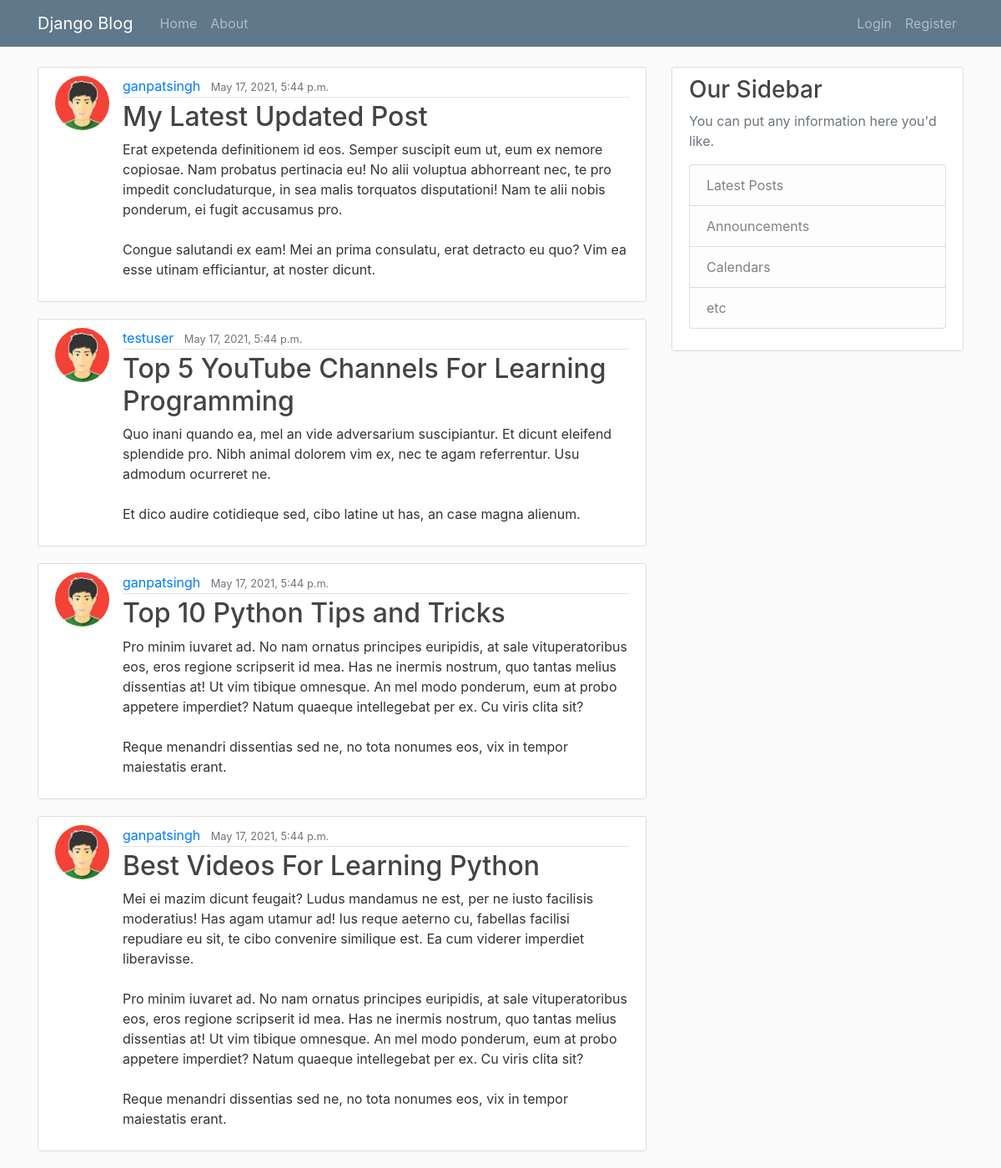
The page / on the database its author committed.
### blog/models.py (models this page shows, shortened)
class Post(models.Model):
    title = models.CharField(max_length=100)
    content = models.TextField()
    date_posted = models.DateTimeField(default=timezone.now)
    author = models.ForeignKey(User, on_delete=models.CASCADE)

### users/models.py (models this page shows, shortened)
class Profile(models.Model):
    user = models.OneToOneField(User, on_delete=models.CASCADE)
    image = models.ImageField(default = 'default.jpg', upload_to = 'profile_pics')

### blog/views.py (the view)
# urls.py: path('', PostListView.as_view(), name='blog-home'),   #<app>/<model>_<view_type>.html
class PostListView(ListView):
    model = Post
    template_name = 'blog/home.html'  # <app>/<model>_<view_type>.html
    context_object_name = 'posts'
    ordering = ['-date_posted']
    paginate_by = 4

### blog/templates/blog/home.html
{%  extends "blog/base.html" %}
{% block content %}
   {% for post in posts %}
       <article class="media content-section">
           <img class="rounded-circle article-img" src="{{ post.author.profile.image.url }}">
          <div class="media-body">
            <div class="article-metadata">
               <a class="mr-2" href="#">{{ post.author }}</a>
                <small class="text-muted">{{ post.date_posted}}</small>
            </div>
            <h2><a class="article-title" href="{% url 'post-detail' post.id %}">{{ post.title }}</a></h2>
            <p class="article-content">{{ post.content }}</p>
          </div>
       </article>
   {% endfor %}
{%  endblock content %}

### blog/static/blog/main.css (style rules this page uses)
body { background: #fafafa; color: #333333; margin-top: 5rem; }
h1, h2, h3, h4, h5, h6 { color: #444444; }
.content-section { background: #ffffff; padding: 10px 20px; border: 1px solid #dddddd; border-radius: 3px; margin-bottom: 20px; }
.article-title { color: #444444; }
.article-content { white-space: pre-line; }
.article-img { height: 65px; width: 65px; margin-right: 16px; }
.article-metadata { padding-bottom: 1px; margin-bottom: 4px; border-bottom: 1px solid #e3e3e3 }

### rows shown on the page
Post: author.profile.image (placeholder picture), author "ganpatsingh", date_posted "May 17, 2021, 5:44 p.m.", title "My Latest Updated Post", content "Erat expetenda definitionem id eos. Semper suscipit eum ut, eum ex nemore copiosae. Nam probatus pertinacia eu! No alii voluptua abhorreant nec, te pro impedit concludaturque, in sea malis torquatos disputationi! Nam te alii nobis ponderum, ei fugit accusamus pro. Congue salutandi ex eam! Mei an prima consulatu, erat detracto eu quo? Vim ea esse utinam efficiantur, at noster dicunt."
Post: author.profile.image (placeholder picture), author "testuser", date_posted "May 17, 2021, 5:44 p.m.", title "Top 5 YouTube Channels For Learning Programming", content "Quo inani quando ea, mel an vide adversarium suscipiantur. Et dicunt eleifend splendide pro. Nibh animal dolorem vim ex, nec te agam referrentur. Usu admodum ocurreret ne. Et dico audire cotidieque sed, cibo latine ut has, an case magna alienum."
Post: author.profile.image (placeholder picture), author "ganpatsingh", date_posted "May 17, 2021, 5:44 p.m.", title "Top 10 Python Tips and Tricks", content "Pro minim iuvaret ad. No nam ornatus principes euripidis, at sale vituperatoribus eos, eros regione scripserit id mea. Has ne inermis nostrum, quo tantas melius dissentias at! Ut vim tibique omnesque. An mel modo ponderum, eum at probo appetere imperdiet? Natum quaeque intellegebat per ex. Cu viris clita sit? Reque menandri dissentias sed ne, no tota nonumes eos, vix in tempor maiestatis erant."
Post: author.profile.image (placeholder picture), author "ganpatsingh", date_posted "May 17, 2021, 5:44 p.m.", title "Best Videos For Learning Python", content "Mei ei mazim dicunt feugait? Ludus mandamus ne est, per ne iusto facilisis moderatius! Has agam utamur ad! Ius reque aeterno cu, fabellas facilisi repudiare eu sit, te cibo convenire similique est. Ea cum viderer imperdiet liberavisse. Pro minim iuvaret ad. No nam ornatus principes euripidis, at sale vituperatoribus eos, eros regione scripserit id mea. Has ne inermis nostrum, quo tantas melius dissentias at! Ut vim tibique omnesque. An mel modo ponderum, eum at probo appetere imperdiet? Natum quaeque intellegebat per ex. Cu viris clita sit? Reque menandri dissentias sed ne, no tota nonumes eos, vix in tempor maiestatis erant."
